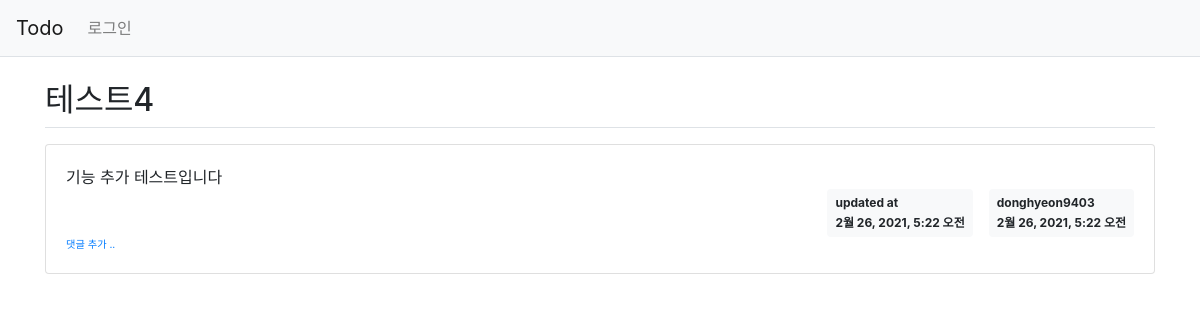
Before: /todos/6/ with the older database file.
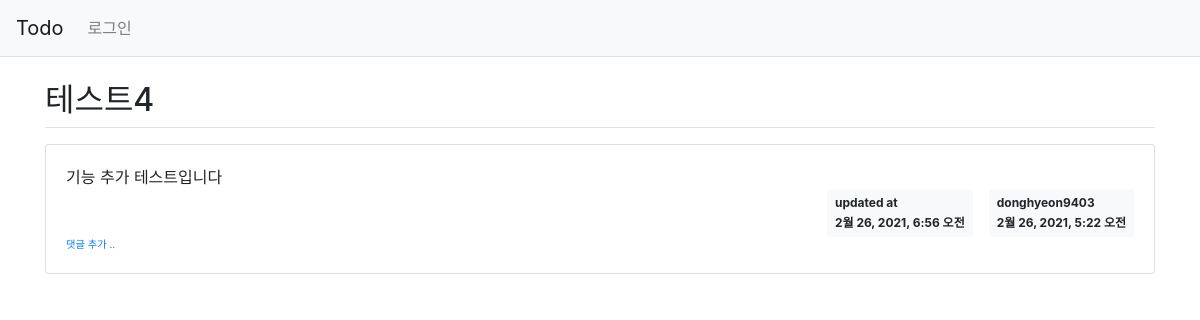
After: the same page with the newer database file.
### todos/models.py (models this page shows, shortened)
class Todo(models.Model):
    title = models.CharField(max_length=100, blank=False)
    description = models.TextField(blank=False)
    is_completed = models.BooleanField(default=False)
    created_at = models.DateTimeField(auto_now_add=True)
    updated_at = models.DateTimeField(auto_now=True)
    author = models.ForeignKey(User, on_delete=models.CASCADE)

### todos/views.py (the view)
# urls.py: path('<int:todo_id>/', views.detail, name='detail'),
def detail(request, todo_id):
    todo = Todo.objects.get(id=todo_id)
    context = {'todo': todo}
    return render(request, 'todos/todo_detail.html', context)

### templates/todos/todo_detail.html (shortened to what this page needs)
{% extends 'base.html' %}
{% block content %}
<div class="container my-3">
    <h2 class="border-bottom py-2">{{ todo.title }}</h2>
    <div class="card my-3">
        <div class="card-body">
            <div class="card-text" style="white-space: pre-line;">{{ todo.description }}</div>
            <div class="d-flex justify-content-end">
                {% if todo.updated_at %}
                <div class="badge badge-light p-2 text-left mx-3">
                    <div class="mb-2">updated at</div>
                    <div>{{ todo.updated_at }}</div>
                </div>
                {% endif %}
                <div class="badge badge-light p-2 text-left">
                    <div class="mb-2">{{ todo.author.username }}</div>
                    <div>{{ todo.created_at }}</div>
                </div>
            </div>
            <div>
                <a href="{% url 'todos:comment_create' todo.id  %}"
                   class="small"><small>댓글 추가 ..</small></a>
            </div>
        </div>
    </div>
</div>
{% endblock %}

Changed rows visible on the page:
changed Todo "테스트4": updated_at "2월 26, 2021, 5:22 오전" → "2월 26, 2021, 6:56 오전"
